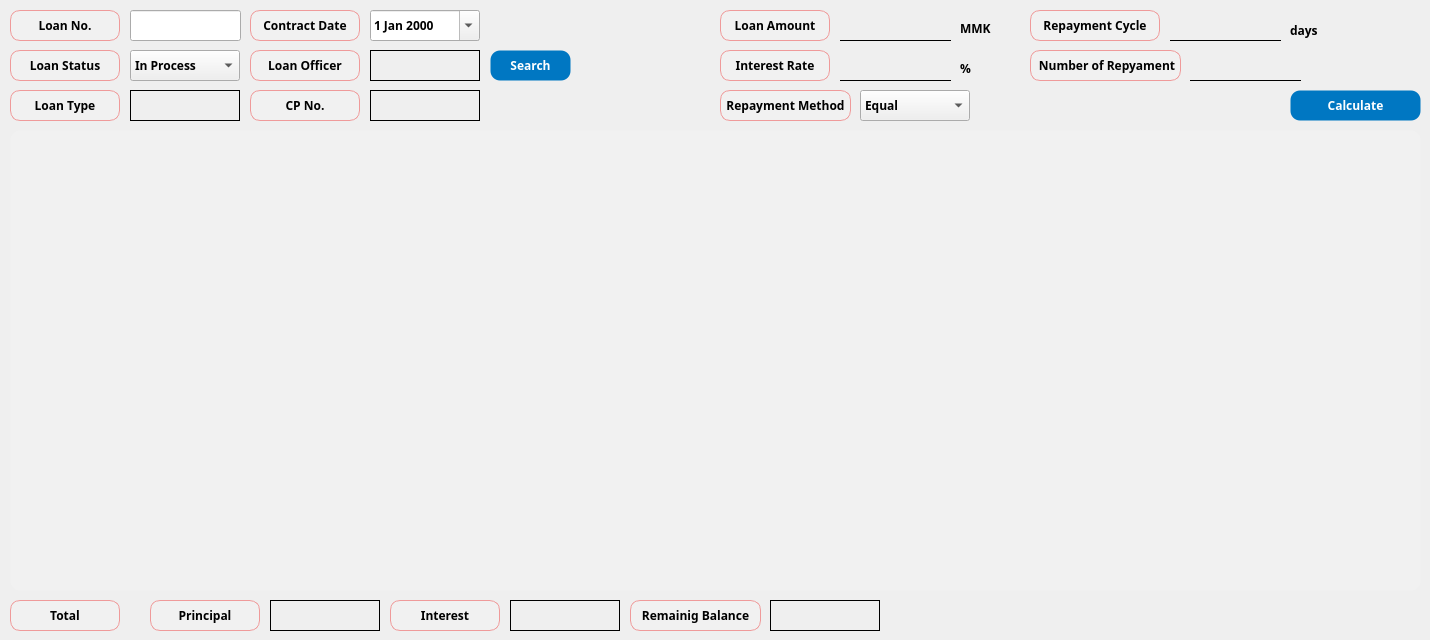
    <widget class="QWidget" name="tab">
     <attribute name="title">
      <string>Calculate Loan</string>
     </attribute>
     <widget class="QLabel" name="label_40">
      <property name="geometry">
       <rect>
        <x>1030</x>
        <y>50</y>
        <width>151</width>
        <height>31</height>
       </rect>
      </property>
      <property name="minimumSize">
       <size>
        <width>130</width>
        <height>0</height>
       </size>
      </property>
      <property name="maximumSize">
       <size>
        <width>16777215</width>
        <height>16777215</height>
       </size>
      </property>
      <property name="font">
       <font>
        <family>Arial Black</family>
        <pointsize>9</pointsize>
        <weight>75</weight>
        <bold>true</bold>
       </font>
      </property>
      <property name="styleSheet">
       <string notr="true">background-color:rgb(241, 241, 241);
border: 1px solid #ef9a9a;
border-radius: 10px;</string>
      </property>
      <property name="frameShape">
       <enum>QFrame::Box</enum>
      </property>
      <property name="text">
       <string> Number of Repyament</string>
      </property>
      <property name="alignment">
       <set>Qt::AlignCenter</set>
      </property>
     </widget>
     <widget class="QLabel" name="label_33">
      <property name="geometry">
       <rect>
        <x>720</x>
        <y>50</y>
        <width>110</width>
        <height>31</height>
       </rect>
      </property>
      <property name="minimumSize">
       <size>
        <width>110</width>
        <height>0</height>
       </size>
      </property>
      <property name="maximumSize">
       <size>
        <width>110</width>
        <height>16777215</height>
       </size>
      </property>
      <property name="font">
       <font>
        <family>Arial Black</family>
        <pointsize>9</pointsize>
        <weight>75</weight>
        <bold>true</bold>
       </font>
      </property>
      <property name="styleSheet">
       <string notr="true">background-color:rgb(241, 241, 241);
border: 1px solid #ef9a9a;
border-radius: 10px;</string>
      </property>
      <property name="frameShape">
       <enum>QFrame::Box</enum>
      </property>
      <property name="text">
       <string>Interest Rate</string>
      </property>
      <property name="alignment">
       <set>Qt::AlignCenter</set>
      </property>
     </widget>
     <widget class="QLabel" name="label_37">
      <property name="geometry">
       <rect>
        <x>1030</x>
        <y>10</y>
        <width>130</width>
        <height>31</height>
       </rect>
      </property>
      <property name="minimumSize">
       <size>
        <width>130</width>
        <height>0</height>
       </size>
      </property>
      <property name="maximumSize">
       <size>
        <width>130</width>
        <height>16777215</height>
       </size>
      </property>
      <property name="font">
       <font>
        <family>Arial Black</family>
        <pointsize>9</pointsize>
        <weight>75</weight>
        <bold>true</bold>
       </font>
      </property>
      <property name="styleSheet">
       <string notr="true">background-color:rgb(241, 241, 241);
border: 1px solid #ef9a9a;
border-radius: 10px;</string>
      </property>
      <property name="frameShape">
       <enum>QFrame::Box</enum>
      </property>
      <property name="text">
       <string>Repayment Cycle</string>
      </property>
      <property name="alignment">
       <set>Qt::AlignCenter</set>
      </property>
     </widget>
     <widget class="QComboBox" name="loanStatus">
      <property name="geometry">
       <rect>
        <x>130</x>
        <y>50</y>
        <width>110</width>
        <height>31</height>
       </rect>
      </property>
      <property name="minimumSize">
       <size>
        <width>110</width>
        <height>0</height>
       </size>
      </property>
      <property name="maximumSize">
       <size>
        <width>110</width>
        <height>16777215</height>
       </size>
      </property>
      <property name="font">
       <font>
        <family>Arial Black</family>
        <weight>75</weight>
        <bold>true</bold>
       </font>
      </property>
      <property name="layoutDirection">
       <enum>Qt::LeftToRight</enum>
      </property>
      <property name="styleSheet">
       <string notr="true">color: black;</string>
      </property>
      <item>
       <property name="text">
        <string>In Process</string>
       </property>
      </item>
      <item>
       <property name="text">
        <string>Overdue</string>
       </property>
      </item>
      <item>
       <property name="text">
        <string>Concluded</string>
       </property>
      </item>
     </widget>
     <widget class="QLabel" name="label_24">
      <property name="geometry">
       <rect>
        <x>720</x>
        <y>10</y>
        <width>110</width>
        <height>31</height>
       </rect>
      </property>
      <property name="minimumSize">
       <size>
        <width>110</width>
        <height>0</height>
       </size>
      </property>
      <property name="maximumSize">
       <size>
        <width>110</width>
        <height>16777215</height>
       </size>
      </property>
      <property name="font">
       <font>
        <family>Arial Black</family>
        <pointsize>9</pointsize>
        <weight>75</weight>
        <bold>true</bold>
       </font>
      </property>
      <property name="styleSheet">
       <string notr="true">background-color:rgb(241, 241, 241);
border: 1px solid #ef9a9a;
border-radius: 10px;</string>
      </property>
      <property name="frameShape">
       <enum>QFrame::Box</enum>
      </property>
      <property name="text">
       <string>Loan Amount</string>
      </property>
      <property name="alignment">
       <set>Qt::AlignCenter</set>
      </property>
     </widget>
     <widget class="QPushButton" name="calculateButton">
      <property name="geometry">
       <rect>
        <x>1290</x>
        <y>90</y>
        <width>131</width>
        <height>31</height>
       </rect>
      </property>
      <property name="font">
       <font>
        <family>Arial Black</family>
        <pointsize>9</pointsize>
        <weight>75</weight>
        <bold>true</bold>
       </font>
      </property>
      <property name="styleSheet">
       <string notr="true">QPushButton {
    background-color: #0077c2;
    color: white;
    border: 1px solid transparent;
    border-radius: 10px;
    padding: 5px 10px;
}

QPushButton:hover {
    border: 1px solid white;
}

QPushButton:pressed {
    background-color: #005f9e;
    padding-top: 6px;
    padding-bottom: 4px;
}

QPushButton:disabled {
    background-color: lightgray;
    color: gray;
    border: 1px solid gray;
}
</string>
      </property>
      <property name="text">
       <string>Calculate</string>
      </property>
     </widget>
     <widget class="QLabel" name="label_22">
      <property name="geometry">
       <rect>
        <x>10</x>
        <y>10</y>
        <width>110</width>
        <height>31</height>
       </rect>
      </property>
      <property name="minimumSize">
       <size>
        <width>110</width>
        <height>0</height>
       </size>
      </property>
      <property name="maximumSize">
       <size>
        <width>110</width>
        <height>16777215</height>
       </size>
      </property>
      <property name="font">
       <font>
        <family>Arial Black</family>
        <pointsize>9</pointsize>
        <weight>75</weight>
        <bold>true</bold>
       </font>
      </property>
      <property name="styleSheet">
       <string notr="true">background-color:rgb(241, 241, 241);
border: 1px solid #ef9a9a;
border-radius: 10px;</string>
      </property>
      <property name="frameShape">
       <enum>QFrame::Box</enum>
      </property>
      <property name="text">
       <string>Loan No.</string>
      </property>
      <property name="alignment">
       <set>Qt::AlignCenter</set>
      </property>
     </widget>
     <widget class="QLabel" name="label_35">
      <property name="geometry">
       <rect>
        <x>250</x>
        <y>10</y>
        <width>110</width>
        <height>31</height>
       </rect>
      </property>
      <property name="minimumSize">
       <size>
        <width>110</width>
        <height>0</height>
       </size>
      </property>
      <property name="maximumSize">
       <size>
        <width>110</width>
        <height>16777215</height>
       </size>
      </property>
      <property name="font">
       <font>
        <family>Arial Black</family>
        <pointsize>9</pointsize>
        <weight>75</weight>
        <bold>true</bold>
       </font>
      </property>
      <property name="styleSheet">
       <string notr="true">background-color:rgb(241, 241, 241);
border: 1px solid #ef9a9a;
border-radius: 10px;</string>
      </property>
      <property name="frameShape">
       <enum>QFrame::Box</enum>
      </property>
      <property name="text">
       <string>Contract Date</string>
      </property>
      <property name="alignment">
       <set>Qt::AlignCenter</set>
      </property>
     </widget>
     <widget class="QLabel" name="label_42">
      <property name="geometry">
       <rect>
        <x>960</x>
        <y>20</y>
        <width>41</width>
        <height>16</height>
       </rect>
      </property>
      <property name="font">
       <font>
        <family>Arial Black</family>
        <weight>75</weight>
        <bold>true</bold>
       </font>
      </property>
      <property name="text">
       <string>MMK</string>
      </property>
     </widget>
     <widget class="QLabel" name="label_44">
      <property name="geometry">
       <rect>
        <x>960</x>
        <y>60</y>
        <width>16</width>
        <height>16</height>
       </rect>
      </property>
      <property name="font">
       <font>
        <family>Arial Black</family>
        <weight>75</weight>
        <bold>true</bold>
       </font>
      </property>
      <property name="text">
       <string>%</string>
      </property>
     </widget>
     <widget class="QLabel" name="label_26">
      <property name="geometry">
       <rect>
        <x>10</x>
        <y>90</y>
        <width>110</width>
        <height>31</height>
       </rect>
      </property>
      <property name="minimumSize">
       <size>
        <width>110</width>
        <height>0</height>
       </size>
      </property>
      <property name="maximumSize">
       <size>
        <width>110</width>
        <height>16777215</height>
       </size>
      </property>
      <property name="font">
       <font>
        <family>Arial Black</family>
        <pointsize>9</pointsize>
        <weight>75</weight>
        <bold>true</bold>
       </font>
      </property>
      <property name="styleSheet">
       <string notr="true">background-color:rgb(241, 241, 241);
border: 1px solid #ef9a9a;
border-radius: 10px;</string>
      </property>
      <property name="frameShape">
       <enum>QFrame::Box</enum>
      </property>
      <property name="text">
       <string>Loan Type</string>
      </property>
      <property name="alignment">
       <set>Qt::AlignCenter</set>
      </property>
     </widget>
     <widget class="QLabel" name="label_25">
      <property name="geometry">
       <rect>
        <x>10</x>
        <y>50</y>
        <width>110</width>
        <height>31</height>
       </rect>
      </property>
      <property name="minimumSize">
       <size>
        <width>110</width>
        <height>0</height>
       </size>
      </property>
      <property name="maximumSize">
       <size>
        <width>110</width>
        <height>16777215</height>
       </size>
      </property>
      <property name="font">
       <font>
        <family>Arial Black</family>
        <pointsize>9</pointsize>
        <weight>75</weight>
        <bold>true</bold>
       </font>
      </property>
      <property name="styleSheet">
       <string notr="true">background-color:rgb(241, 241, 241);
border: 1px solid #ef9a9a;
border-radius: 10px;</string>
      </property>
      <property name="frameShape">
       <enum>QFrame::Box</enum>
      </property>
      <property name="text">
       <string>Loan Status</string>
      </property>
      <property name="alignment">
       <set>Qt::AlignCenter</set>
      </property>
     </widget>
     <widget class="QLabel" name="label_27">
      <property name="geometry">
       <rect>
        <x>250</x>
        <y>50</y>
        <width>110</width>
        <height>31</height>
       </rect>
      </property>
      <property name="minimumSize">
       <size>
        <width>110</width>
        <height>0</height>
       </size>
      </property>
      <property name="maximumSize">
       <size>
        <width>110</width>
        <height>16777215</height>
       </size>
      </property>
      <property name="font">
       <font>
        <family>Arial Black</family>
        <pointsize>9</pointsize>
        <weight>75</weight>
        <bold>true</bold>
       </font>
      </property>
      <property name="styleSheet">
       <string notr="true">background-color:rgb(241, 241, 241);
border: 1px solid #ef9a9a;
border-radius: 10px;</string>
      </property>
      <property name="frameShape">
       <enum>QFrame::Box</enum>
      </property>
      <property name="text">
       <string>Loan Officer</string>
      </property>
      <property name="alignment">
       <set>Qt::AlignCenter</set>
      </property>
     </widget>
     <widget class="QLineEdit" name="loanNumber">
      <property name="geometry">
       <rect>
        <x>130</x>
        <y>10</y>
        <width>111</width>
        <height>31</height>
       </rect>
      </property>
      <property name="font">
       <font>
        <family>Arial Black</family>
        <weight>75</weight>
        <bold>true</bold>
       </font>
      </property>
      <property name="styleSheet">
       <string notr="true">QLabel {
    border: 1px solid black;
    background-color: transparent;
    color: black;
}

QLabel:disabled {
    border: 1px solid lightgray;
    background-color: rgb(236, 236, 236);
    color: lightgray;
}
</string>
      </property>
     </widget>
     <widget class="QLineEdit" name="numberOfRepayment">
      <property name="geometry">
       <rect>
        <x>1190</x>
        <y>50</y>
        <width>111</width>
        <height>31</height>
       </rect>
      </property>
      <property name="font">
       <font>
        <family>Arial Black</family>
        <weight>75</weight>
        <bold>true</bold>
       </font>
      </property>
      <property name="styleSheet">
       <string notr="true">QLineEdit {
    border: none;
    border-bottom: 1px solid black;
    background-color: transparent;
    color: black;
}

QLineEdit:disabled {
    border: none;
    border-bottom: 1px solid lightgray;
    background-color: rgb(236, 236, 236);
    color: lightgray;
}
</string>
      </property>
     </widget>
     <widget class="QLineEdit" name="loanAmount">
      <property name="geometry">
       <rect>
        <x>840</x>
        <y>10</y>
        <width>111</width>
        <height>31</height>
       </rect>
      </property>
      <property name="font">
       <font>
        <family>Arial Black</family>
        <weight>75</weight>
        <bold>true</bold>
       </font>
      </property>
      <property name="styleSheet">
       <string notr="true">QLineEdit {
    border: none;
    border-bottom: 1px solid black;
    background-color: transparent;
    color: black;
}

QLineEdit:disabled {
    border: none;
    border-bottom: 1px solid lightgray;
    background-color: rgb(236, 236, 236);
    color: lightgray;
}
</string>
      </property>
     </widget>
     <widget class="QLineEdit" name="interestRate">
      <property name="geometry">
       <rect>
        <x>840</x>
        <y>50</y>
        <width>111</width>
        <height>31</height>
       </rect>
      </property>
      <property name="font">
       <font>
        <family>Arial Black</family>
        <weight>75</weight>
        <bold>true</bold>
       </font>
      </property>
      <property name="styleSheet">
       <string notr="true">QLineEdit {
    border: none;
    border-bottom: 1px solid black;
    background-color: transparent;
    color: black;
}

QLineEdit:disabled {
    border: none;
    border-bottom: 1px solid lightgray;
    background-color: rgb(236, 236, 236);
    color: lightgray;
}
</string>
      </property>
     </widget>
     <widget class="QDateEdit" name="contractDate">
      <property name="geometry">
       <rect>
        <x>370</x>
        <y>10</y>
        <width>110</width>
        <height>31</height>
       </rect>
      </property>
      <property name="font">
       <font>
        <family>Arial Black</family>
        <weight>75</weight>
        <bold>true</bold>
       </font>
      </property>
      <property name="autoFillBackground">
       <bool>false</bool>
      </property>
      <property name="styleSheet">
       <string notr="true">color: black;</string>
      </property>
      <property name="locale">
       <locale language="English" country="UnitedStates"/>
      </property>
      <property name="calendarPopup">
       <bool>true</bool>
      </property>
     </widget>
     <widget class="QTableView" name="loanScheduleTable">
      <property name="geometry">
       <rect>
        <x>10</x>
        <y>130</y>
        <width>1411</width>
        <height>461</height>
       </rect>
      </property>
      <property name="font">
       <font>
        <family>Arial Black</family>
        <weight>75</weight>
        <bold>true</bold>
       </font>
      </property>
      <property name="styleSheet">
       <string notr="true">background-color: #f1f1f1;
border: 1px solid transparent;
border-radius: 10px;</string>
      </property>
     </widget>
     <widget class="QLineEdit" name="repaymentCycle">
      <property name="geometry">
       <rect>
        <x>1170</x>
        <y>10</y>
        <width>111</width>
        <height>31</height>
       </rect>
      </property>
      <property name="font">
       <font>
        <family>Arial Black</family>
        <weight>75</weight>
        <bold>true</bold>
       </font>
      </property>
      <property name="styleSheet">
       <string notr="true">QLineEdit {
    border: none;
    border-bottom: 1px solid black;
    background-color: transparent;
    color: black;
}

QLineEdit:disabled {
    border: none;
    border-bottom: 1px solid lightgray;
    background-color: rgb(236, 236, 236);
    color: lightgray;
}
</string>
      </property>
     </widget>
     <widget class="QLabel" name="label_135">
      <property name="geometry">
       <rect>
        <x>1290</x>
        <y>20</y>
        <width>31</width>
        <height>20</height>
       </rect>
      </property>
      <property name="font">
       <font>
        <family>Arial Black</family>
        <weight>75</weight>
        <bold>true</bold>
       </font>
      </property>
      <property name="text">
       <string>days</string>
      </property>
     </widget>
     <widget class="QPushButton" name="searchLoanOfficerButton">
      <property name="geometry">
       <rect>
        <x>490</x>
        <y>50</y>
        <width>81</width>
        <height>31</height>
       </rect>
      </property>
      <property name="font">
       <font>
        <family>Arial Black</family>
        <pointsize>9</pointsize>
        <weight>75</weight>
        <bold>true</bold>
       </font>
      </property>
      <property name="styleSheet">
       <string notr="true">QPushButton {
    background-color: #0077c2;
    color: white;
    border: 1px solid transparent;
    border-radius: 10px;
    padding: 5px 10px;
}

QPushButton:hover {
    border: 1px solid white;
}

QPushButton:pressed {
    background-color: #005f9e;
    padding-top: 6px;
    padding-bottom: 4px;
}

QPushButton:disabled {
    background-color: lightgray;
    color: gray;
    border: 1px solid gray;
}
</string>
      </property>
      <property name="text">
       <string>Search</string>
      </property>
     </widget>
     <widget class="QLabel" name="label_28">
      <property name="geometry">
       <rect>
        <x>720</x>
        <y>90</y>
        <width>131</width>
        <height>31</height>
       </rect>
      </property>
      <property name="minimumSize">
       <size>
        <width>110</width>
        <height>0</height>
       </size>
      </property>
      <property name="maximumSize">
       <size>
        <width>16777215</width>
        <height>16777215</height>
       </size>
      </property>
      <property name="font">
       <font>
        <family>Arial Black</family>
        <pointsize>9</pointsize>
        <weight>75</weight>
        <bold>true</bold>
       </font>
      </property>
      <property name="styleSheet">
       <string notr="true">background-color:rgb(241, 241, 241);
border: 1px solid #ef9a9a;
border-radius: 10px;</string>
      </property>
      <property name="frameShape">
       <enum>QFrame::Box</enum>
      </property>
      <property name="text">
       <string>Repayment Method</string>
      </property>
      <property name="alignment">
       <set>Qt::AlignCenter</set>
      </property>
     </widget>
     <widget class="QComboBox" name="repaymentMethod">
      <property name="geometry">
       <rect>
        <x>860</x>
        <y>90</y>
        <width>110</width>
        <height>31</height>
       </rect>
      </property>
      <property name="minimumSize">
       <size>
        <width>110</width>
        <height>0</height>
       </size>
      </property>
      <property name="maximumSize">
       <size>
        <width>110</width>
        <height>16777215</height>
       </size>
      </property>
      <property name="font">
       <font>
        <family>Arial Black</family>
        <weight>75</weight>
        <bold>true</bold>
       </font>
      </property>
      <property name="layoutDirection">
       <enum>Qt::LeftToRight</enum>
      </property>
      <property name="styleSheet">
       <string notr="true">color: black;</string>
      </property>
      <item>
       <property name="text">
        <string>Equal</string>
       </property>
      </item>
      <item>
       <property name="text">
        <string>Equal Principal</string>
       </property>
      </item>
      <item>
       <property name="text">
        <string>Bullet</string>
       </property>
      </item>
     </widget>
     <widget class="QLabel" name="loanOfficer">
      <property name="geometry">
       <rect>
        <x>370</x>
        <y>50</y>
        <width>110</width>
        <height>31</height>
       </rect>
      </property>
      <property name="minimumSize">
       <size>
        <width>110</width>
        <height>0</height>
       </size>
      </property>
      <property name="maximumSize">
       <size>
        <width>110</width>
        <height>16777215</height>
       </size>
      </property>
      <property name="font">
       <font>
        <family>Arial Black</family>
        <weight>75</weight>
        <bold>true</bold>
       </font>
      </property>
      <property name="styleSheet">
       <string notr="true">QLabel {
    border: 1px solid black;
    background-color: transparent;
    color: black;
}

QLabel:disabled {
    border: 1px solid lightgray;
    background-color: rgb(236, 236, 236);
    color: lightgray;
}
</string>
      </property>
      <property name="frameShape">
       <enum>QFrame::Box</enum>
      </property>
      <property name="text">
       <string/>
      </property>
     </widget>
     <widget class="QLabel" name="label_2">
      <property name="geometry">
       <rect>
        <x>10</x>
        <y>600</y>
        <width>110</width>
        <height>31</height>
       </rect>
      </property>
      <property name="minimumSize">
       <size>
        <width>110</width>
        <height>0</height>
       </size>
      </property>
      <property name="maximumSize">
       <size>
        <width>110</width>
        <height>16777215</height>
       </size>
      </property>
      <property name="font">
       <font>
        <family>Arial Black</family>
        <pointsize>9</pointsize>
        <weight>75</weight>
        <bold>true</bold>
       </font>
      </property>
      <property name="styleSheet">
       <string notr="true">background-color:rgb(241, 241, 241);
border: 1px solid #ef9a9a;
border-radius: 10px;</string>
      </property>
      <property name="frameShape">
       <enum>QFrame::Box</enum>
      </property>
      <property name="text">
       <string>Total</string>
      </property>
      <property name="alignment">
       <set>Qt::AlignCenter</set>
      </property>
     </widget>
     <widget class="QLabel" name="label_70">
      <property name="geometry">
       <rect>
        <x>150</x>
        <y>600</y>
        <width>110</width>
        <height>31</height>
       </rect>
      </property>
      <property name="minimumSize">
       <size>
        <width>110</width>
        <height>0</height>
       </size>
      </property>
      <property name="maximumSize">
       <size>
        <width>110</width>
        <height>16777215</height>
       </size>
      </property>
      <property name="font">
       <font>
        <family>Arial Black</family>
        <pointsize>9</pointsize>
        <weight>75</weight>
        <bold>true</bold>
       </font>
      </property>
      <property name="styleSheet">
       <string notr="true">background-color:rgb(241, 241, 241);
border: 1px solid #ef9a9a;
border-radius: 10px;</string>
      </property>
      <property name="frameShape">
       <enum>QFrame::Box</enum>
      </property>
      <property name="text">
       <string>Principal</string>
      </property>
      <property name="alignment">
       <set>Qt::AlignCenter</set>
      </property>
     </widget>
     <widget class="QLabel" name="label_71">
      <property name="geometry">
       <rect>
        <x>390</x>
        <y>600</y>
        <width>110</width>
        <height>31</height>
       </rect>
      </property>
      <property name="minimumSize">
       <size>
        <width>110</width>
        <height>0</height>
       </size>
      </property>
      <property name="maximumSize">
       <size>
        <width>110</width>
        <height>16777215</height>
       </size>
      </property>
      <property name="font">
       <font>
        <family>Arial Black</family>
        <pointsize>9</pointsize>
        <weight>75</weight>
        <bold>true</bold>
       </font>
      </property>
      <property name="styleSheet">
       <string notr="true">background-color:rgb(241, 241, 241);
border: 1px solid #ef9a9a;
border-radius: 10px;</string>
      </property>
      <property name="frameShape">
       <enum>QFrame::Box</enum>
      </property>
      <property name="text">
       <string>Interest</string>
      </property>
      <property name="alignment">
       <set>Qt::AlignCenter</set>
      </property>
     </widget>
     <widget class="QLabel" name="label_72">
      <property name="geometry">
       <rect>
        <x>630</x>
        <y>600</y>
        <width>131</width>
        <height>31</height>
       </rect>
      </property>
      <property name="minimumSize">
       <size>
        <width>110</width>
        <height>0</height>
       </size>
      </property>
      <property name="maximumSize">
       <size>
        <width>16777215</width>
        <height>16777215</height>
       </size>
      </property>
      <property name="font">
       <font>
        <family>Arial Black</family>
        <pointsize>9</pointsize>
        <weight>75</weight>
        <bold>true</bold>
       </font>
      </property>
      <property name="styleSheet">
       <string notr="true">background-color:rgb(241, 241, 241);
border: 1px solid #ef9a9a;
border-radius: 10px;</string>
      </property>
      <property name="frameShape">
       <enum>QFrame::Box</enum>
      </property>
      <property name="text">
       <string>Remainig Balance</string>
      </property>
      <property name="alignment">
       <set>Qt::AlignCenter</set>
      </property>
     </widget>
     <widget class="QLabel" name="totalPrincipal">
      <property name="geometry">
       <rect>
        <x>270</x>
        <y>600</y>
        <width>110</width>
        <height>31</height>
       </rect>
      </property>
      <property name="minimumSize">
       <size>
        <width>110</width>
        <height>0</height>
       </size>
      </property>
      <property name="maximumSize">
       <size>
        <width>110</width>
        <height>16777215</height>
       </size>
      </property>
      <property name="font">
       <font>
        <family>Arial Black</family>
        <weight>75</weight>
        <bold>true</bold>
       </font>
      </property>
      <property name="styleSheet">
       <string notr="true">QLabel {
    border: 1px solid black;
    background-color: transparent;
    color: black;
}

QLabel:disabled {
    border: 1px solid lightgray;
    background-color: rgb(236, 236, 236);
    color: lightgray;
}
</string>
      </property>
      <property name="frameShape">
       <enum>QFrame::Box</enum>
      </property>
      <property name="text">
       <string/>
      </property>
     </widget>
     <widget class="QLabel" name="totalInterest">
      <property name="geometry">
       <rect>
        <x>510</x>
        <y>600</y>
        <width>110</width>
        <height>31</height>
       </rect>
      </property>
      <property name="minimumSize">
       <size>
        <width>110</width>
        <height>0</height>
       </size>
      </property>
      <property name="maximumSize">
       <size>
        <width>110</width>
        <height>16777215</height>
       </size>
      </property>
      <property name="font">
       <font>
        <family>Arial Black</family>
        <weight>75</weight>
        <bold>true</bold>
       </font>
      </property>
      <property name="styleSheet">
       <string notr="true">QLabel {
    border: 1px solid black;
    background-color: transparent;
    color: black;
}

QLabel:disabled {
    border: 1px solid lightgray;
    background-color: rgb(236, 236, 236);
    color: lightgray;
}
</string>
      </property>
      <property name="frameShape">
       <enum>QFrame::Box</enum>
      </property>
      <property name="text">
       <string/>
      </property>
     </widget>
     <widget class="QLabel" name="totalRemainingBalance">
      <property name="geometry">
       <rect>
        <x>770</x>
        <y>600</y>
        <width>110</width>
        <height>31</height>
       </rect>
      </property>
      <property name="minimumSize">
       <size>
        <width>110</width>
        <height>0</height>
       </size>
      </property>
      <property name="maximumSize">
       <size>
        <width>110</width>
        <height>16777215</height>
       </size>
      </property>
      <property name="font">
       <font>
        <family>Arial Black</family>
        <weight>75</weight>
        <bold>true</bold>
       </font>
      </property>
      <property name="styleSheet">
       <string notr="true">QLabel {
    border: 1px solid black;
    background-color: transparent;
    color: black;
}

QLabel:disabled {
    border: 1px solid lightgray;
    background-color: rgb(236, 236, 236);
    color: lightgray;
}
</string>
      </property>
      <property name="frameShape">
       <enum>QFrame::Box</enum>
      </property>
      <property name="text">
       <string/>
      </property>
     </widget>
     <widget class="QLabel" name="cpNumber">
      <property name="geometry">
       <rect>
        <x>370</x>
        <y>90</y>
        <width>110</width>
        <height>31</height>
       </rect>
      </property>
      <property name="minimumSize">
       <size>
        <width>110</width>
        <height>0</height>
       </size>
      </property>
      <property name="maximumSize">
       <size>
        <width>110</width>
        <height>16777215</height>
       </size>
      </property>
      <property name="font">
       <font>
        <family>Arial Black</family>
        <weight>75</weight>
        <bold>true</bold>
       </font>
      </property>
      <property name="styleSheet">
       <string notr="true">QLabel {
    border: 1px solid black;
    background-color: transparent;
    color: black;
}

QLabel:disabled {
    border: 1px solid lightgray;
    background-color: rgb(236, 236, 236);
    color: lightgray;
}
</string>
      </property>
      <property name="frameShape">
       <enum>QFrame::Box</enum>
      </property>
      <property name="text">
       <string/>
      </property>
     </widget>
     <widget class="QLabel" name="label_73">
      <property name="geometry">
       <rect>
        <x>250</x>
        <y>90</y>
        <width>110</width>
        <height>31</height>
       </rect>
      </property>
      <property name="minimumSize">
       <size>
        <width>110</width>
        <height>0</height>
       </size>
      </property>
      <property name="maximumSize">
       <size>
        <width>110</width>
        <height>16777215</height>
       </size>
      </property>
      <property name="font">
       <font>
        <family>Arial Black</family>
        <pointsize>9</pointsize>
        <weight>75</weight>
        <bold>true</bold>
       </font>
      </property>
      <property name="styleSheet">
       <string notr="true">background-color:rgb(241, 241, 241);
border: 1px solid #ef9a9a;
border-radius: 10px;</string>
      </property>
      <property name="frameShape">
       <enum>QFrame::Box</enum>
      </property>
      <property name="text">
       <string>CP No.</string>
      </property>
      <property name="alignment">
       <set>Qt::AlignCenter</set>
      </property>
     </widget>
     <widget class="QLabel" name="loanType">
      <property name="geometry">
       <rect>
        <x>130</x>
        <y>90</y>
        <width>110</width>
        <height>31</height>
       </rect>
      </property>
      <property name="minimumSize">
       <size>
        <width>110</width>
        <height>0</height>
       </size>
      </property>
      <property name="maximumSize">
       <size>
        <width>110</width>
        <height>16777215</height>
       </size>
      </property>
      <property name="font">
       <font>
        <family>Arial Black</family>
        <weight>75</weight>
        <bold>true</bold>
       </font>
      </property>
      <property name="styleSheet">
       <string notr="true">QLabel {
    border: 1px solid black;
    background-color: transparent;
    color: black;
}

QLabel:disabled {
    border: 1px solid lightgray;
    background-color: rgb(236, 236, 236);
    color: lightgray;
}
</string>
      </property>
      <property name="frameShape">
       <enum>QFrame::Box</enum>
      </property>
      <property name="text">
       <string/>
      </property>
     </widget>
    </widget>
